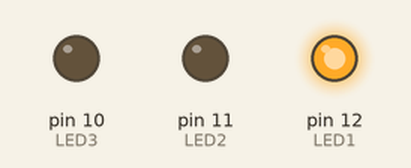
Recording of a sketch running on a simulated Arduino Uno, built with avr-gcc and run on an emulated ATmega328P. On the bench: output pins drawn as LEDs (lit = HIGH). Random numbers use the default seed unless the sketch sets one.

Above: at 0.05 s.
At 0.15 s:
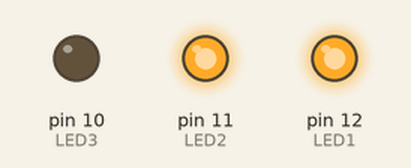
At 0.45 s:
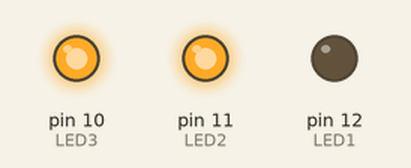
At 0.75 s:
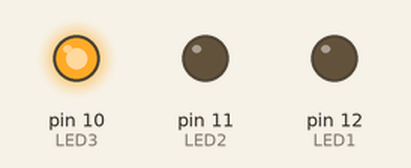
At 1.45 s:
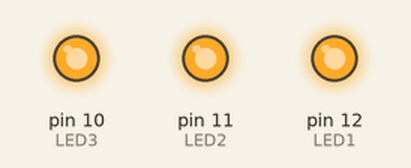
At 2.25 s:
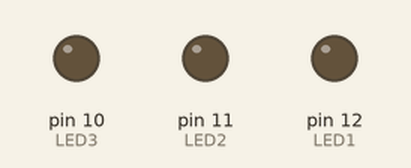
Timing chart, 0 to 3.0 s (numbered marks = the images above):
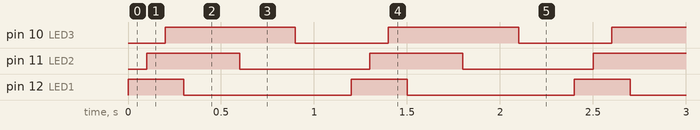

The sketch:

LEDSequentialBlinking.ino
```cpp
/* A simple program to sequentially turn on and turn off 3 LEDs */

int LED1 = 12;
int LED2 = 11;
int LED3 = 10;

void setup() {
  pinMode(LED1, OUTPUT);
  pinMode(LED2, OUTPUT);
  pinMode(LED3, OUTPUT);
}


void loop() {
  digitalWrite(LED1, HIGH);  // turn on LED1
  delay(100);                // wait for 200ms
  digitalWrite(LED2, HIGH);  // turn on LED2
  delay(100);                // wait for 200ms
  digitalWrite(LED3, HIGH);  // turn on LED3
  delay(100);                // wait for 200ms
  digitalWrite(LED1, LOW);   // turn off LED1
  delay(300);                // wait for 300ms
  digitalWrite(LED2, LOW);   // turn off LED2
  delay(300);                // wait for 300ms
  digitalWrite(LED3, LOW);   // turn off LED3
  delay(300);                // wait for 300ms before running program all over again
}
```

LEDlightshow.c
```cpp
int led1Pin = 10;  // the pin for the first LED
int led2Pin = 11;  // the pin for the second LED
int led3Pin = 12;  // the pin for the third LED

void setup() {
  pinMode(led1Pin, OUTPUT);  // set the first LED pin as an output
  pinMode(led2Pin, OUTPUT);  // set the second LED pin as an output
  pinMode(led3Pin, OUTPUT);  // set the third LED pin as an output
}

void loop() {
  // set random brightness levels for each LED
  int led1Brightness = random(0, 100);
  int led2Brightness = random(0, 100);
  int led3Brightness = random(0, 100);

  // turn on each LED with its respective brightness level
  analogWrite(led1Pin, led1Brightness);
  analogWrite(led2Pin, led2Brightness);
  analogWrite(led3Pin, led3Brightness);

  // wait for a random amount of time before turning the LEDs off
  delay(random(50, 500));

  // turn off all the LEDs
  analogWrite(led1Pin, 0);
  analogWrite(led2Pin, 0);
  analogWrite(led3Pin, 0);

  // wait for a random amount of time before starting the loop again
  delay(random(50, 500));
}
```

Measured:
- by itself, pin 10 (LED3): alternates HIGH for 0.70 s and LOW for 0.50 s
- by itself, pin 11 (LED2): alternates HIGH for 0.50 s and LOW for 0.70 s
- by itself, pin 12 (LED1): alternates HIGH for 0.30 s and LOW for 0.90 s
